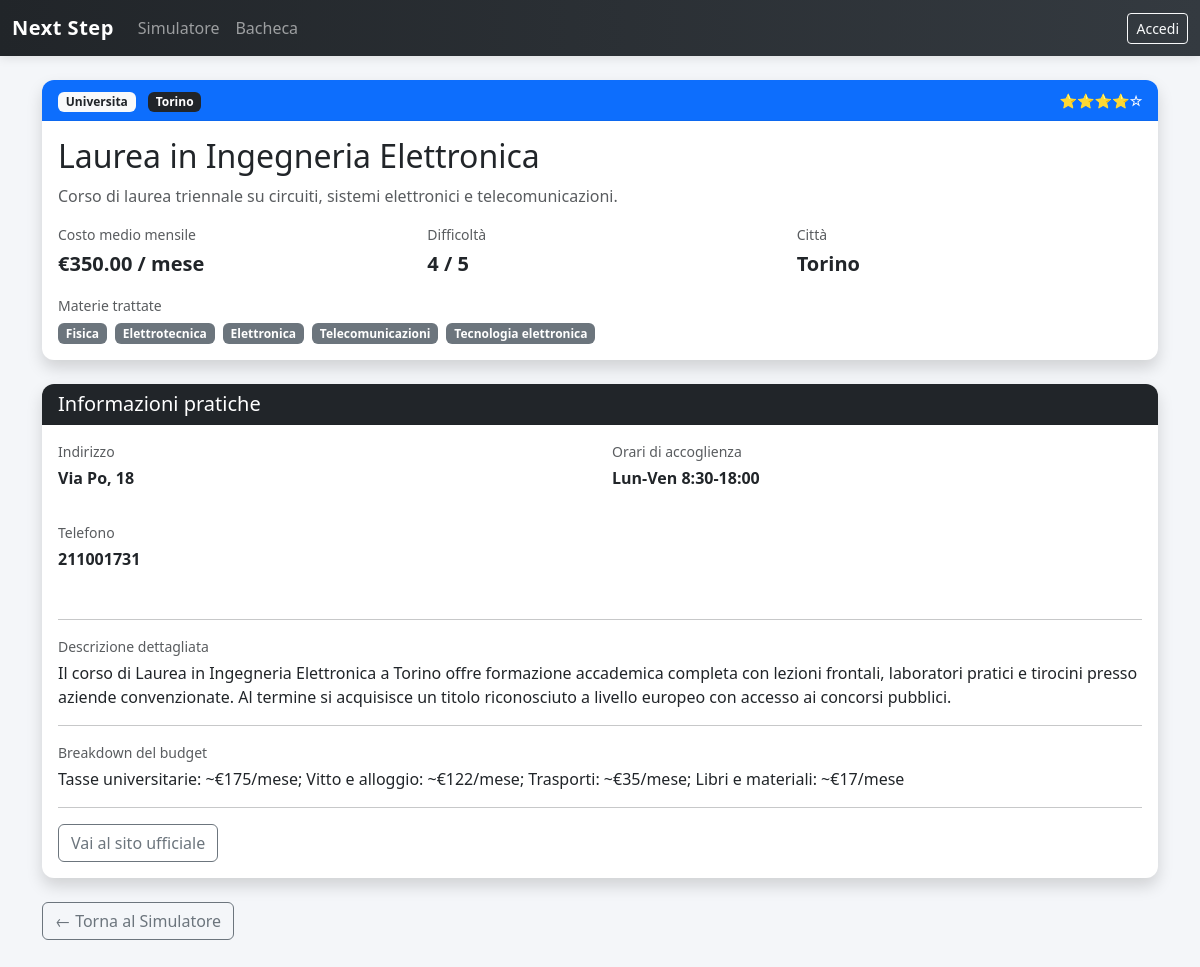
Screenshot of /userPages/dettagliPercorso.php?idPercorso=2 with the database file from the repository.
### tables this page shows
CREATE TABLE percorsi (
    idPercorso        INT           AUTO_INCREMENT NOT NULL,
    titolo            VARCHAR(150)  NOT NULL,
    descrizione       TEXT          NOT NULL,
    costoMedioMensile DECIMAL(10,2) NOT NULL,
    difficolta        INT           NOT NULL CHECK (difficolta BETWEEN 1 AND 5),
    citta             VARCHAR(100)  NOT NULL,
    idCategoria       INT           NOT NULL,
    PRIMARY KEY (idPercorso),
    FOREIGN KEY (idCategoria) REFERENCES categorie(idCategoria)
);

CREATE TABLE categorie (
    idCategoria   INT         AUTO_INCREMENT NOT NULL,
    nomeCategoria VARCHAR(50) NOT NULL UNIQUE,
    PRIMARY KEY (idCategoria)
);

CREATE TABLE dettagliPercorsi (
    idDettaglio      INT           AUTO_INCREMENT NOT NULL,
    idPercorso       INT           NOT NULL UNIQUE,
    descrizione      TEXT          NOT NULL,
    indirizzo        VARCHAR(100)  NOT NULL,
    orariAccoglienza VARCHAR(100)  NOT NULL,
    breakdownBudget  TEXT          NOT NULL,
    nrTelefono       VARCHAR(20)   NOT NULL,
    url              VARCHAR(2048) NOT NULL,
    PRIMARY KEY (idDettaglio),
    FOREIGN KEY (idPercorso) REFERENCES percorsi(idPercorso) ON DELETE CASCADE
);

### userPages/dettagliPercorso.php (the view, shortened to what this page needs)
<?php
$idPercorso = (int) $_GET['idPercorso'];
$db = DBHandler::getPDO();
$stmt = $db->prepare("
    SELECT p.*, c.nomeCategoria
    FROM percorsi p
    JOIN categorie c ON p.idCategoria = c.idCategoria
    WHERE p.idPercorso = ?
");
$stmt->execute([$idPercorso]);
$percorso = $stmt->fetch(PDO::FETCH_ASSOC);
$stmtD = $db->prepare("SELECT * FROM dettagliPercorsi WHERE idPercorso = ?");
$stmtD->execute([$idPercorso]);
$dettagli = $stmtD->fetch(PDO::FETCH_ASSOC);
$stmtM = $db->prepare("
    SELECT m.nomeMateria
    FROM materie m
    JOIN percorsiMaterie pm ON m.idMateria = pm.idMateria
    WHERE pm.idPercorso = ?
");
$stmtM->execute([$idPercorso]);
$materie = $stmtM->fetchAll(PDO::FETCH_COLUMN);
$costoHtml = ($percorso['costoMedioMensile'] == 0)
    ? "<span class='text-success fw-bold fs-5'>Gratuito</span>"
    : "<span class='fw-bold fs-5'>€" . number_format($percorso['costoMedioMensile'], 2) . " / mese</span>";
$stelle = str_repeat('⭐', $percorso['difficolta']) . str_repeat('☆', 5 - $percorso['difficolta']);
?>
<link href="../css/style.css" rel="stylesheet">
<div class="container mt-4 mb-5">
    <div class="card shadow border-0 mb-4">
        <div class="card-header bg-primary text-white d-flex justify-content-between align-items-center">
            <div>
                <span class="badge bg-light text-dark me-2"><?= htmlspecialchars($percorso['nomeCategoria']) ?></span>
                <span class="badge bg-dark"><?= htmlspecialchars($percorso['citta']) ?></span>
            </div>
            <small><?= $stelle ?></small>
        </div>
        <div class="card-body">
            <h2 class="card-title"><?= htmlspecialchars($percorso['titolo']) ?></h2>
            <p class="text-muted"><?= htmlspecialchars($percorso['descrizione']) ?></p>
            <div class="row mt-3">
                <div class="col-sm-4">
                    <p class="mb-1 text-muted small">Costo medio mensile</p>
                    <?= $costoHtml ?>
                </div>
                <div class="col-sm-4">
                    <p class="mb-1 text-muted small">Difficoltà</p>
                    <span class="fw-bold fs-5"><?= $percorso['difficolta'] ?> / 5</span>
                </div>
                <div class="col-sm-4">
                    <p class="mb-1 text-muted small">Città</p>
                    <span class="fw-bold fs-5"> <?= htmlspecialchars($percorso['citta']) ?></span>
                </div>
            </div>
            <?php if (!empty($materie)): ?>
                <div class="mt-3">
                    <p class="mb-1 text-muted small">Materie trattate</p>
                    <?php foreach ($materie as $m): ?>
                        <span class="badge bg-secondary me-1"><?= htmlspecialchars($m) ?></span>
                    <?php endforeach; ?>
                </div>
            <?php endif; ?>
        </div>
    </div>
    <?php if ($dettagli): ?>
    <div class="card shadow border-0 mb-4">
        <div class="card-header bg-dark text-white">
            <h5 class="mb-0">Informazioni pratiche</h5>
        </div>
        <div class="card-body">
            <div class="row">
                <div class="col-md-6 mb-3">
                    <p class="text-muted small mb-1">Indirizzo</p>
                      <p class="fw-bold"> <?= htmlspecialchars($dettagli['indirizzo']) ?></p>
                </div>
                <div class="col-md-6 mb-3">
                    <p class="text-muted small mb-1">Orari di accoglienza</p>
                    <p class="fw-bold"><?= htmlspecialchars($dettagli['orariAccoglienza']) ?></p>
                </div>
                <div class="col-md-6 mb-3">
                    <p class="text-muted small mb-1">Telefono</p>
                    <p class="fw-bold"><?= htmlspecialchars($dettagli['nrTelefono']) ?></p>
                </div>
            </div>
            <?php if (!empty($dettagli['descrizione'])): ?>
                <hr>
                <p class="text-muted small mb-1">Descrizione dettagliata</p>
                <p><?= nl2br(htmlspecialchars($dettagli['descrizione'])) ?></p>
            <?php endif; ?>
            <?php if (!empty($dettagli['breakdownBudget'])): ?>
                <hr>
                <p class="text-muted small mb-1">Breakdown del budget</p>
                <p><?= nl2br(htmlspecialchars($dettagli['breakdownBudget'])) ?></p>
            <?php endif; ?>
        <?php if (!empty($dettagli['url'])): ?>
    <hr>
    <a href="<?= htmlspecialchars($dettagli['url']) ?>"
       target="_blank"
       rel="noopener noreferrer"
       class="btn btn-outline-secondary">
        Vai al sito ufficiale
    </a>
<?php endif; ?>
        </div>
    </div>
    <?php else: ?>
    <div class="alert alert-info">
         I dettagli aggiuntivi per questo percorso non sono ancora stati inseriti.
    </div>
    <?php endif; ?>
    <div class="d-flex gap-2">
        <a href="home.php" class="btn btn-outline-secondary">← Torna al Simulatore</a>
    </div>
</div>
</body>
</html>

### css/style.css (style rules this page uses)
:root { --primary-color: #0d6efd; --primary-hover: #0b5ed7; --bg-color: #f4f6f9; --card-shadow: 0 4px 6px rgba(0, 0, 0, 0.05); --card-hover-shadow: 0 10px 15px rgba(0, 0, 0, 0.1); --chat-me-bg: #dcf8c6; --chat-partner-bg: #ffffff; --radius-standard: 12px; }
body { background-color: var(--bg-color); font-family: 'Segoe UI', Roboto, 'Helvetica Neue', Arial, sans-serif; color: #333; }
.card { border: none; border-radius: var(--radius-standard); box-shadow: var(--card-shadow); transition: transform 0.2s ease, box-shadow 0.2s ease; background-color: #fff; overflow: hidden; }
.card-header { border-bottom: 1px solid rgba(0,0,0,0.05); font-weight: 600; }

### rows the page displays
percorsi: idCategoria.nomeCategoria "Universita", citta "Torino", difficolta "⭐⭐⭐⭐☆", titolo "Laurea in Ingegneria Elettronica", descrizione "Corso di laurea triennale su circuiti, sistemi elettronici e telecomunicazioni.", costoMedioMensile "350.00", difficolta "4"
dettaglipercorsi: indirizzo "Via Po, 18", orariAccoglienza "Lun-Ven 8:30-18:00", nrTelefono "211001731", descrizione "Il corso di Laurea in Ingegneria Elettronica a Torino offre formazione accademica completa con lezioni frontali, laboratori pratici e tirocini presso aziende convenzionate. Al termine si acquisisce un titolo riconosciuto a livello europeo con accesso ai concorsi pubblici.", breakdownBudget "Tasse universitarie: ~€175/mese; Vitto e alloggio: ~€122/mese; Trasporti: ~€35/mese; Libri e materiali: ~€17/mese"

### other values shown
$m "Fisica"
$m "Elettrotecnica"
$m "Elettronica"
$m "Telecomunicazioni"
$m "Tecnologia elettronica"
